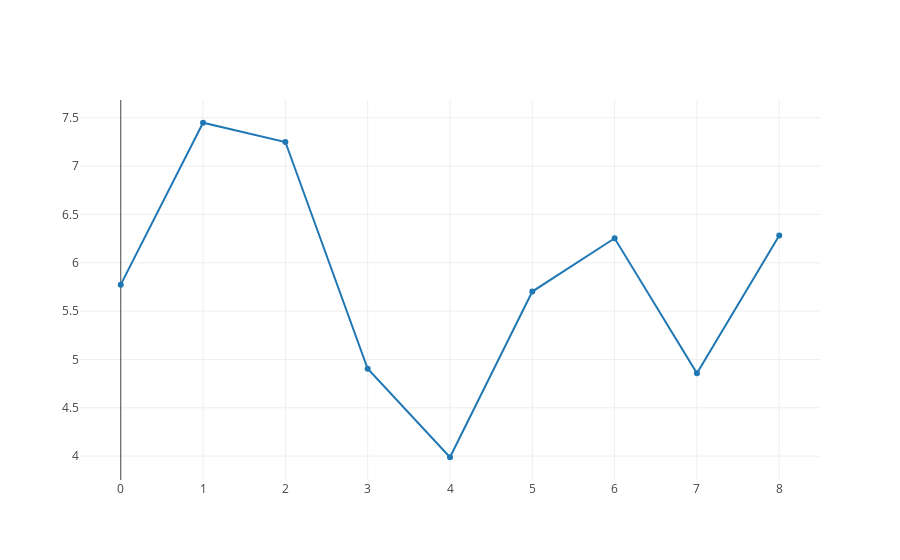

This figure's notebook cell:
### Code cell
Plotly([
    {
        y : parametersEachStage.log10_tau
    }
])

### Figure 1 — Plotly figure (JSON) as saved in the notebook; plotly's stock layout.template omitted (floating-point values rounded to 4 significant figures)
{"data": [{"uid": "ef1410", "y": ["5.773611998142433", "7.448421077550561", "7.249092515004683", "4.9033087968465905", "3.9881544261663273", "5.70228399884887", "6.253259066575224", "4.856765504267147", "6.282568036113915"]}], "layout": {}}
